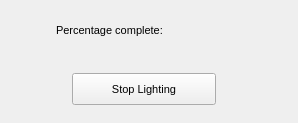
<?xml version="1.0"?>
<ui version="4.0">
  <class>Form</class>
  <widget class="QDialog" name="IDD_LIGHTINGSTATUS">
    <property name="geometry">
      <rect>
        <x>0</x>
        <y>0</y>
        <width>298</width>
        <height>123</height>
      </rect>
    </property>
    <property name="windowTitle">
      <string>Lighting status</string>
    </property>
    <property name="font">
      <font>
        <family>Liberation Sans</family>
        <pointsize>8</pointsize>
        <bold>false</bold>
        <italic>false</italic>
      </font>
    </property>
    <property name="visible">
      <bool>true</bool>
    </property>
    <property name="enabled">
      <bool>true</bool>
    </property>
    <property name="windowFlags">
      <set>Qt::Dialog|Qt::WindowCloseButtonHint</set>
    </property>
    <property name="minimumSize">
      <size>
        <width>298</width>
        <height>123</height>
      </size>
    </property>
    <property name="maximumSize">
      <size>
        <width>298</width>
        <height>123</height>
      </size>
    </property>
    <widget class="QLabel" name="IDC_LIGHTING_COMPLETE">
      <property name="geometry">
        <rect>
          <x>56</x>
          <y>24</y>
          <width>200</width>
          <height>24</height>
        </rect>
      </property>
      <property name="text">
        <string>Percentage complete:</string>
      </property>
      <property name="visible">
        <bool>true</bool>
      </property>
      <property name="enabled">
        <bool>true</bool>
      </property>
      <property name="alignment">
        <set>Qt::AlignLeft</set>
      </property>
    </widget>
    <widget class="QPushButton" name="IDC_STOP_LIGHTING">
      <property name="geometry">
        <rect>
          <x>72</x>
          <y>73</y>
          <width>144</width>
          <height>32</height>
        </rect>
      </property>
      <property name="text">
        <string>Stop Lighting</string>
      </property>
      <property name="visible">
        <bool>true</bool>
      </property>
      <property name="enabled">
        <bool>true</bool>
      </property>
      <property name="default">
        <bool>false</bool>
      </property>
      <property name="autoDefault">
        <bool>false</bool>
      </property>
    </widget>
    <action name="IDD_ORPHANHUNTER">
      <property name="text">
        <string>Orphan Hunter</string>
      </property>
    </action>
    <action name="IDD_REORDER_PAGES">
      <property name="text">
        <string>Reorder Net Pages</string>
      </property>
    </action>
    <action name="IDD_SHOW_ALL_CHECKED_OUT">
      <property name="text">
        <string>Show All Pages Checked Out</string>
      </property>
    </action>
    <action name="IDM_IMPORT_BITMAP">
      <property name="text">
        <string>Bitmap/Animation Converter...</string>
      </property>
    </action>
    <action name="ID_APP_ABOUT">
      <property name="text">
        <string>&amp;About editor...</string>
      </property>
    </action>
    <action name="ID_APP_EXIT">
      <property name="text">
        <string>E&amp;xit</string>
      </property>
      <property name="shortcut">
        <string>Alt+X</string>
      </property>
    </action>
    <action name="ID_BRIEFING_EDITOR">
      <property name="text">
        <string>Briefing Editor...</string>
      </property>
    </action>
    <action name="ID_BUTTON_LIGHTING">
      <property name="text">
        <string>ID_BUTTON_LIGHTING</string>
      </property>
    </action>
    <action name="ID_BUTTON_OUTLINE">
      <property name="text">
        <string>ID_BUTTON_OUTLINE</string>
      </property>
    </action>
    <action name="ID_BUTTON_WINDOWSELECTION">
      <property name="text">
        <string>ID_BUTTON_WINDOWSELECTION</string>
      </property>
    </action>
    <action name="ID_D3HELP">
      <property name="text">
        <string>Help on D3 Editor</string>
      </property>
    </action>
    <action name="ID_EDITORS_AIPROPERTIES">
      <property name="text">
        <string>AI Properties...</string>
      </property>
    </action>
    <action name="ID_EDITORS_AMBIENTSOUNDS">
      <property name="text">
        <string>Ambient Sounds...</string>
      </property>
    </action>
    <action name="ID_EDITORS_DALLAS">
      <property name="text">
        <string>Dallas Graphical Script Editor...</string>
      </property>
    </action>
    <action name="ID_EDITORS_FILES">
      <property name="text">
        <string>Files...</string>
      </property>
    </action>
    <action name="ID_EDITORS_MEGACELLS">
      <property name="text">
        <string>Megacells...</string>
      </property>
    </action>
    <action name="ID_EDIT_ADDSELECT">
      <property name="text">
        <string>Add Current Room to Selected List</string>
      </property>
    </action>
    <action name="ID_EDIT_ATTACH">
      <property name="text">
        <string>&amp;Attach</string>
      </property>
    </action>
    <action name="ID_EDIT_CLEARSELECTED">
      <property name="text">
        <string>Clear Selected List</string>
      </property>
    </action>
    <action name="ID_EDIT_COPY">
      <property name="text">
        <string>&amp;Copy</string>
      </property>
      <property name="shortcut">
        <string>Ctrl+Ins</string>
      </property>
    </action>
    <action name="ID_EDIT_CUT">
      <property name="text">
        <string>Cu&amp;t</string>
      </property>
      <property name="shortcut">
        <string>Shift+Del</string>
      </property>
    </action>
    <action name="ID_EDIT_DELETE">
      <property name="text">
        <string>&amp;Delete</string>
      </property>
    </action>
    <action name="ID_EDIT_LOADSCRAP">
      <property name="text">
        <string>Load Scrap from Disk</string>
      </property>
    </action>
    <action name="ID_EDIT_PASTE">
      <property name="text">
        <string>&amp;Paste</string>
      </property>
      <property name="shortcut">
        <string>Shift+Ins</string>
      </property>
    </action>
    <action name="ID_EDIT_PLACE">
      <property name="text">
        <string>&amp;Place in Mine</string>
      </property>
    </action>
    <action name="ID_EDIT_PLACE_TERRAIN">
      <property name="text">
        <string>&amp;Place on Terrain</string>
      </property>
    </action>
    <action name="ID_EDIT_REMOVESELECT">
      <property name="text">
        <string>Remove Current Room from Selected List</string>
      </property>
    </action>
    <action name="ID_EDIT_SAVESCRAP">
      <property name="text">
        <string>Save Scrap to Disk</string>
      </property>
    </action>
    <action name="ID_EDIT_SELECTATTACHED">
      <property name="text">
        <string>Select All Rooms Attached to Current Room</string>
      </property>
    </action>
    <action name="ID_EDIT_UNDO">
      <property name="text">
        <string>&amp;Undo</string>
      </property>
      <property name="shortcut">
        <string>Alt+Backspace</string>
      </property>
    </action>
    <action name="ID_FILE_AUTOSAVE">
      <property name="text">
        <string>Autosave</string>
      </property>
      <property name="checkable">
        <bool>true</bool>
      </property>
    </action>
    <action name="ID_FILE_CHECKMINE">
      <property name="text">
        <string>&amp;Check Mine</string>
      </property>
    </action>
    <action name="ID_FILE_FIXCRACKS">
      <property name="text">
        <string>Fix Level Cracks</string>
      </property>
    </action>
    <action name="ID_FILE_FIXDEGENERATEFACES">
      <property name="text">
        <string>Fix/Remove Degenerate Faces</string>
      </property>
    </action>
    <action name="ID_FILE_IMPORT_ROOM">
      <property name="text">
        <string>Import 3DSMax Room</string>
      </property>
    </action>
    <action name="ID_FILE_INFORMATION">
      <property name="text">
        <string>&amp;Information</string>
      </property>
      <property name="shortcut">
        <string>Alt+I</string>
      </property>
    </action>
    <action name="ID_FILE_LEAVE_EDITOR">
      <property name="text">
        <string>Go to main menu...</string>
      </property>
    </action>
    <action name="ID_FILE_LEVELPROPS">
      <property name="text">
        <string>Set Selected Room(s) Properties</string>
      </property>
    </action>
    <action name="ID_FILE_LEVEL_INFO">
      <property name="text">
        <string>Edit Level Info...</string>
      </property>
    </action>
    <action name="ID_FILE_MRU_FILE1">
      <property name="text">
        <string>Recent File</string>
      </property>
      <property name="enabled">
        <bool>false</bool>
      </property>
    </action>
    <action name="ID_FILE_NEW">
      <property name="text">
        <string>&amp;New</string>
      </property>
      <property name="shortcut">
        <string>Ctrl+N</string>
      </property>
    </action>
    <action name="ID_FILE_OPEN">
      <property name="text">
        <string>&amp;Open...</string>
      </property>
      <property name="shortcut">
        <string>Ctrl+O</string>
      </property>
    </action>
    <action name="ID_FILE_PLAY640X480">
      <property name="text">
        <string>&amp;Play in 640 x 480</string>
      </property>
      <property name="shortcut">
        <string>Alt+P</string>
      </property>
    </action>
    <action name="ID_FILE_PREFERENCES">
      <property name="text">
        <string>Preferences</string>
      </property>
    </action>
    <action name="ID_FILE_PRINT">
      <property name="text">
        <string>&amp;Print...</string>
      </property>
      <property name="shortcut">
        <string>Ctrl+P</string>
      </property>
    </action>
    <action name="ID_FILE_PRINT_PREVIEW">
      <property name="text">
        <string>Print Pre&amp;view</string>
      </property>
    </action>
    <action name="ID_FILE_PRINT_SETUP">
      <property name="text">
        <string>P&amp;rint Setup...</string>
      </property>
    </action>
    <action name="ID_FILE_REMOVEDUPLICATEFACESFROMCURRENTROOM">
      <property name="text">
        <string>Remove Duplicate Faces from Current Room</string>
      </property>
    </action>
    <action name="ID_FILE_REMOVEEXTRAPOINTS">
      <property name="text">
        <string>Remove Extra Points</string>
      </property>
    </action>
    <action name="ID_FILE_RESTOREGAMESTATE">
      <property name="text">
        <string>Restore Gamestate</string>
      </property>
    </action>
    <action name="ID_FILE_SAVE">
      <property name="text">
        <string>&amp;Save</string>
      </property>
      <property name="shortcut">
        <string>Ctrl+S</string>
      </property>
    </action>
    <action name="ID_FILE_SAVEGOALTEXT">
      <property name="text">
        <string>Save Goal Text to File</string>
      </property>
    </action>
    <action name="ID_FILE_SAVE_AS">
      <property name="text">
        <string>Save &amp;As...</string>
      </property>
    </action>
    <action name="ID_FILE_SAVE_COPY_AS">
      <property name="text">
        <string>Save Copy &amp;As...</string>
      </property>
    </action>
    <action name="ID_FILE_STATS">
      <property name="text">
        <string>Show Level Stats</string>
      </property>
    </action>
    <action name="ID_FILE_UPDATE">
      <property name="text">
        <string>&amp;Update</string>
      </property>
      <property name="shortcut">
        <string>Ctrl+S</string>
      </property>
    </action>
    <action name="ID_FILE_VERIFY_LEVEL">
      <property name="text">
        <string>Verify Level</string>
      </property>
    </action>
    <action name="ID_HOTSPOT_TGA">
      <property name="text">
        <string>HotSpot TGA Extractor...</string>
      </property>
    </action>
    <action name="ID_MINE_VIEW">
      <property name="text">
        <string>Mine View</string>
      </property>
      <property name="shortcut">
        <string>F2</string>
      </property>
    </action>
    <action name="ID_OBJBUTTON">
      <property name="text">
        <string>ID_OBJBUTTON</string>
      </property>
    </action>
    <action name="ID_OBJECT_DELETEOBJECT">
      <property name="text">
        <string>Delete Object</string>
      </property>
      <property name="shortcut">
        <string>Del</string>
      </property>
    </action>
    <action name="ID_OBJECT_MOVEPLAYER">
      <property name="text">
        <string>Move Player 0 to Viewer</string>
      </property>
    </action>
    <action name="ID_OBJECT_PLACECAMERAATCURRENTFACE">
      <property name="text">
        <string>Create New Camera at Current Face</string>
      </property>
    </action>
    <action name="ID_OBJECT_PLACECAMERAATVIEWER">
      <property name="text">
        <string>Create New Camera at Viewer</string>
      </property>
    </action>
    <action name="ID_OBJECT_PLACEOBJECT">
      <property name="text">
        <string>Place Object</string>
      </property>
      <property name="shortcut">
        <string>Ins</string>
      </property>
    </action>
    <action name="ID_OBJECT_PLACESOUNDSOURCEATVIEWER">
      <property name="text">
        <string>Create SoundSource at Viewer</string>
      </property>
    </action>
    <action name="ID_OBJECT_PLACEWAYPOINTATVIEWER">
      <property name="text">
        <string>Place Waypoint at Viewer</string>
      </property>
    </action>
    <action name="ID_OBJECT_SELECTBYNUMBER">
      <property name="text">
        <string>Select Object By Number</string>
      </property>
    </action>
    <action name="ID_OBJECT_SETCAMERAFROMVIEWER">
      <property name="text">
        <string>Move Camera to Viewer</string>
      </property>
    </action>
    <action name="ID_OBJECT_SETVIEWERFROMCAMERA">
      <property name="text">
        <string>Move Viewer to Camera</string>
      </property>
    </action>
    <action name="ID_OSIRISCOMPILE">
      <property name="text">
        <string>ID_OSIRISCOMPILE</string>
      </property>
    </action>
    <action name="ID_REINIT_OPENGL">
      <property name="text">
        <string>ID_REINIT_OPENGL</string>
      </property>
    </action>
    <action name="ID_ROOM_ADD">
      <property name="text">
        <string>&amp;Add Room at Current Face</string>
      </property>
      <property name="shortcut">
        <string>Shift+A</string>
      </property>
    </action>
    <action name="ID_ROOM_ADDVERTTONEWFACE">
      <property name="text">
        <string>Add Vert to New Face</string>
      </property>
      <property name="shortcut">
        <string>Shift+V</string>
      </property>
    </action>
    <action name="ID_ROOM_ATTACHROOM">
      <property name="text">
        <string>Attach Room</string>
      </property>
    </action>
    <action name="ID_ROOM_BUILDBRIDGE">
      <property name="text">
        <string>&amp;Build Bridge</string>
      </property>
    </action>
    <action name="ID_ROOM_BUILDSMOOTHBRIDGE">
      <property name="text">
        <string>Build Smooth Bridge</string>
      </property>
      <property name="shortcut">
        <string>Ctrl+B</string>
      </property>
    </action>
    <action name="ID_ROOM_CLEARCENTERPOINT">
      <property name="text">
        <string>Clear Center Point</string>
      </property>
    </action>
    <action name="ID_ROOM_COMBINE">
      <property name="text">
        <string>Combine Rooms</string>
      </property>
    </action>
    <action name="ID_ROOM_DELETE">
      <property name="text">
        <string>Delete Current Room</string>
      </property>
    </action>
    <action name="ID_ROOM_DELETECONNECTEDFACES">
      <property name="text">
        <string>Delete Connected Faces</string>
      </property>
    </action>
    <action name="ID_ROOM_DELETEFACE">
      <property name="text">
        <string>Delete Current Face</string>
      </property>
    </action>
    <action name="ID_ROOM_DELETEPORTAL">
      <property name="text">
        <string>Delete Current Portal</string>
      </property>
    </action>
    <action name="ID_ROOM_DELETEVERT">
      <property name="text">
        <string>Delete Current Vert From Face</string>
      </property>
    </action>
    <action name="ID_ROOM_DROPROOM">
      <property name="text">
        <string>Drop Room</string>
      </property>
    </action>
    <action name="ID_ROOM_FACE_ADDVERTTOEDGE">
      <property name="text">
        <string>Add Vert To Edge</string>
      </property>
    </action>
    <action name="ID_ROOM_FACE_DELETEVERTONEDGE">
      <property name="text">
        <string>Delete Vert on Edge</string>
      </property>
    </action>
    <action name="ID_ROOM_FACE_MOVEVERTONEDGE">
      <property name="text">
        <string>Move Vert on Edge</string>
      </property>
    </action>
    <action name="ID_ROOM_FACE_SPLITFACE">
      <property name="text">
        <string>Split Face</string>
      </property>
    </action>
    <action name="ID_ROOM_FINISHNEWFACE">
      <property name="text">
        <string>Add Last Point to New Face (Finish Face)</string>
      </property>
    </action>
    <action name="ID_ROOM_GRABTEXTURE">
      <property name="text">
        <string>Grab Texture</string>
      </property>
      <property name="shortcut">
        <string>G</string>
      </property>
    </action>
    <action name="ID_ROOM_JOINROOMS">
      <property name="text">
        <string>Join Rooms</string>
      </property>
    </action>
    <action name="ID_ROOM_JOINROOMSEXACT">
      <property name="text">
        <string>Join Rooms Exact</string>
      </property>
    </action>
    <action name="ID_ROOM_JOIN_ADJACENT_FACES">
      <property name="text">
        <string>Join Adjacent Faces</string>
      </property>
    </action>
    <action name="ID_ROOM_LINKTONEWEXTERNAL">
      <property name="text">
        <string>Link Room to New External Room</string>
      </property>
    </action>
    <action name="ID_ROOM_MARK">
      <property name="text">
        <string>&amp;Mark Room/Face</string>
      </property>
      <property name="shortcut">
        <string>Ctrl+M</string>
      </property>
    </action>
    <action name="ID_ROOM_MERGEOBJECTINTOROOM">
      <property name="text">
        <string>Merge Object into Room</string>
      </property>
    </action>
    <action name="ID_ROOM_NEXTFACE">
      <property name="text">
        <string>Next Face</string>
      </property>
      <property name="shortcut">
        <string>F</string>
      </property>
    </action>
    <action name="ID_ROOM_PLACEROOM">
      <property name="text">
        <string>Place Room at Current Room</string>
      </property>
    </action>
    <action name="ID_ROOM_PLACETERRAINROOM">
      <property name="text">
        <string>Place Room at Current Terrain Cell</string>
      </property>
    </action>
    <action name="ID_ROOM_PREVIOUSFACE">
      <property name="text">
        <string>Previous Face</string>
      </property>
      <property name="shortcut">
        <string>Shift+F</string>
      </property>
    </action>
    <action name="ID_ROOM_PROPAGATETOADJACENTCOPLANARFACES">
      <property name="text">
        <string>Propagate to Adjacent Coplanar Faces</string>
      </property>
      <property name="shortcut">
        <string>Ctrl+F</string>
      </property>
    </action>
    <action name="ID_ROOM_PROPAGATETOALL">
      <property name="text">
        <string>Propagate to All Faces in Room</string>
      </property>
      <property name="shortcut">
        <string>Shift+R</string>
      </property>
    </action>
    <action name="ID_ROOM_RENAMEROOM">
      <property name="text">
        <string>Rename Room</string>
      </property>
      <property name="shortcut">
        <string>Ctrl+R</string>
      </property>
    </action>
    <action name="ID_ROOM_ROTATEPLACEDROOM45DEGREES">
      <property name="text">
        <string>Rotate Placed Room 45 Degrees</string>
      </property>
    </action>
    <action name="ID_ROOM_SAVECURRENTROOM">
      <property name="text">
        <string>Save Current Room</string>
      </property>
    </action>
    <action name="ID_ROOM_SELECTBYNUMBER">
      <property name="text">
        <string>Select Room by Number</string>
      </property>
    </action>
    <action name="ID_ROOM_SELECTFACEBYNUMBER">
      <property name="text">
        <string>Select Face by Number</string>
      </property>
    </action>
    <action name="ID_ROOM_SETCENTERFROMVIEWER">
      <property name="text">
        <string>Set Room Center from Viewer</string>
      </property>
    </action>
    <action name="ID_ROOM_SNAPPLACEDROOM">
      <property name="text">
        <string>Snap Placed Room</string>
      </property>
    </action>
    <action name="ID_ROOM_SNAPPOINTTOEDGE">
      <property name="text">
        <string>Snap Point to Edge</string>
      </property>
    </action>
    <action name="ID_ROOM_SNAPPOINTTOFACE">
      <property name="text">
        <string>Snap Point to Face</string>
      </property>
    </action>
    <action name="ID_ROOM_SNAPPOINTTOPOINT">
      <property name="text">
        <string>Snap Point to Point</string>
      </property>
    </action>
    <action name="ID_ROOM_SPLITFACE">
      <property name="text">
        <string>Triangulate face</string>
      </property>
    </action>
    <action name="ID_ROOM_STARTNEWFACE">
      <property name="text">
        <string>Add First Point to New Face (Start Face)</string>
      </property>
    </action>
    <action name="ID_ROOM_SWAPMAKEDANDCURRENTROOMFACE">
      <property name="text">
        <string>Swap Marked and Current Room/Face</string>
      </property>
    </action>
    <action name="ID_ROOM_UNDOSNAP">
      <property name="text">
        <string>Undo Snap</string>
      </property>
    </action>
    <action name="ID_ROOM_UNPLACEROOM">
      <property name="text">
        <string>Un-place Room/Group/Door</string>
      </property>
    </action>
    <action name="ID_ROOM_VIEW">
      <property name="text">
        <string>Room View</string>
      </property>
      <property name="shortcut">
        <string>F4</string>
      </property>
    </action>
    <action name="ID_SCRIPT_LEVEL_INTERFACE">
      <property name="text">
        <string>Levels and Scripts...</string>
      </property>
    </action>
    <action name="ID_SUBEDITORS_FONT">
      <property name="text">
        <string>Font Editor...</string>
      </property>
    </action>
    <action name="ID_SUBEDITORS_HOGMAKER">
      <property name="text">
        <string>Hog Maker...</string>
      </property>
    </action>
    <action name="ID_SUBEDITORS_TABLEFILEEDIT">
      <property name="text">
        <string>Table File Text Editor...</string>
      </property>
    </action>
    <action name="ID_SUBEDITORS_TABLEFILEFILTER">
      <property name="text">
        <string>Table File Filter...</string>
      </property>
    </action>
    <action name="ID_TABLEEDIT_FILE_EXIT">
      <property name="text">
        <string>&amp;Exit</string>
      </property>
    </action>
    <action name="ID_TABLEEDIT_FILE_LOAD">
      <property name="text">
        <string>&amp;Load...</string>
      </property>
    </action>
    <action name="ID_TABLEEDIT_FILE_SAVE">
      <property name="text">
        <string>&amp;Save</string>
      </property>
    </action>
    <action name="ID_TABLEEDIT_FILE_SAVE_AS">
      <property name="text">
        <string>S&amp;ave as...</string>
      </property>
    </action>
    <action name="ID_TABLEFILTER_FILE_EXIT">
      <property name="text">
        <string>Exit</string>
      </property>
    </action>
    <action name="ID_TABLEFILTER_FILE_LOAD">
      <property name="text">
        <string>Load...</string>
      </property>
    </action>
    <action name="ID_TABLEFILTER_FILE_NEW">
      <property name="text">
        <string>New</string>
      </property>
    </action>
    <action name="ID_TABLEFILTER_FILE_SAVE">
      <property name="text">
        <string>Save</string>
      </property>
    </action>
    <action name="ID_TABLEFILTER_FILE_SAVEAS">
      <property name="text">
        <string>Save as...</string>
      </property>
    </action>
    <action name="ID_TERRAIN_VIEW">
      <property name="text">
        <string>Terrain View</string>
      </property>
      <property name="shortcut">
        <string>F3</string>
      </property>
    </action>
    <action name="ID_TEST_TEST1">
      <property name="text">
        <string>Test function 1</string>
      </property>
    </action>
    <action name="ID_TEST_TEST2">
      <property name="text">
        <string>Test function 2</string>
      </property>
    </action>
    <action name="ID_TEST_TEST3">
      <property name="text">
        <string>Test function 3</string>
      </property>
    </action>
    <action name="ID_TOOLS_WORLD_OBJECTS_BUILDINGS">
      <property name="text">
        <string>Buildings...</string>
      </property>
    </action>
    <action name="ID_TOOLS_WORLD_OBJECTS_CLUTTER">
      <property name="text">
        <string>Clutter...</string>
      </property>
    </action>
    <action name="ID_TOOLS_WORLD_OBJECTS_DOOR">
      <property name="text">
        <string>Doors...</string>
      </property>
    </action>
    <action name="ID_TOOLS_WORLD_OBJECTS_LIGHTS">
      <property name="text">
        <string>Lights...</string>
      </property>
    </action>
    <action name="ID_TOOLS_WORLD_OBJECTS_PLAYER">
      <property name="text">
        <string>Player Ships...</string>
      </property>
    </action>
    <action name="ID_TOOLS_WORLD_OBJECTS_POWERUPS">
      <property name="text">
        <string>Powerups...</string>
      </property>
    </action>
    <action name="ID_TOOLS_WORLD_OBJECTS_ROBOTS">
      <property name="text">
        <string>Robots...</string>
      </property>
    </action>
    <action name="ID_TOOLS_WORLD_OBJECTS_SOUND">
      <property name="text">
        <string>Sounds...</string>
      </property>
    </action>
    <action name="ID_TOOLS_WORLD_TEXTURES">
      <property name="text">
        <string>Textures...</string>
      </property>
    </action>
    <action name="ID_TOOLS_WORLD_WEAPONS">
      <property name="text">
        <string>Weapons...</string>
      </property>
    </action>
    <action name="ID_VIEW_CENTERONCUBE">
      <property name="text">
        <string>Center on Current &amp;Room</string>
      </property>
      <property name="shortcut">
        <string>Home</string>
      </property>
    </action>
    <action name="ID_VIEW_CENTERONMINE">
      <property name="text">
        <string>Center on &amp;Mine Origin</string>
      </property>
    </action>
    <action name="ID_VIEW_CENTERONOBJECT">
      <property name="text">
        <string>Center on Current &amp;Object</string>
      </property>
    </action>
    <action name="ID_VIEW_DELETEVIEWER">
      <property name="text">
        <string>Delete Viewer</string>
      </property>
    </action>
    <action name="ID_VIEW_FLIP">
      <property name="text">
        <string>Flip Viewer</string>
      </property>
      <property name="shortcut">
        <string>/</string>
      </property>
    </action>
    <action name="ID_VIEW_KEYPAD_TOGGLE">
      <property name="text">
        <string>Keypad</string>
      </property>
      <property name="shortcut">
        <string>F10</string>
      </property>
    </action>
    <action name="ID_VIEW_MOVECAMERATOCURRENTOBJECT">
      <property name="text">
        <string>Move camera to Current Object</string>
      </property>
    </action>
    <action name="ID_VIEW_MOVECAMERATOSELECTEDFACE">
      <property name="text">
        <string>Move camera to &amp;Current Face</string>
      </property>
      <property name="shortcut">
        <string>Shift+C</string>
      </property>
    </action>
    <action name="ID_VIEW_MOVECAMERATOSELECTEDROOM">
      <property name="text">
        <string>Move camera to &amp;Current Room</string>
      </property>
      <property name="shortcut">
        <string>C</string>
      </property>
    </action>
    <action name="ID_VIEW_NEWVIEWER">
      <property name="text">
        <string>New Viewer</string>
      </property>
    </action>
    <action name="ID_VIEW_NEXTVIEWER">
      <property name="text">
        <string>Next Viewer</string>
      </property>
    </action>
    <action name="ID_VIEW_RESETVIEWRADIUS">
      <property name="text">
        <string>Reset View Radius</string>
      </property>
    </action>
    <action name="ID_VIEW_SHOWOBJECTSINWIREFRAMEVIEW">
      <property name="text">
        <string>Show objects in Wireframe view</string>
      </property>
    </action>
    <action name="ID_VIEW_SHOWVIEWERFORWARDVECTOR">
      <property name="text">
        <string>Show Viewer Forward Vector</string>
      </property>
    </action>
    <action name="ID_VIEW_STATUS_BAR">
      <property name="text">
        <string>&amp;Status Bar</string>
      </property>
    </action>
    <action name="ID_VIEW_TEXTUREMINE">
      <property name="text">
        <string>Te&amp;xtured view</string>
      </property>
    </action>
    <action name="ID_VIEW_TOOLBAR">
      <property name="text">
        <string>&amp;Toolbar</string>
      </property>
    </action>
    <action name="ID_VIEW_VIEWPROP">
      <property name="text">
        <string>Display Viewer Properties</string>
      </property>
    </action>
    <action name="ID_VIEW_WIREFRAMEMINE">
      <property name="text">
        <string>&amp;Wireframe view</string>
      </property>
    </action>
    <action name="ID_WINDOW_CASCADE">
      <property name="text">
        <string>&amp;Cascade</string>
      </property>
    </action>
    <action name="ID_WINDOW_TILE">
      <property name="text">
        <string>&amp;Tile</string>
      </property>
    </action>
    <action name="ID_ZBUTTON">
      <property name="text">
        <string>ID_ZBUTTON</string>
      </property>
    </action>
  </widget>
</ui>
